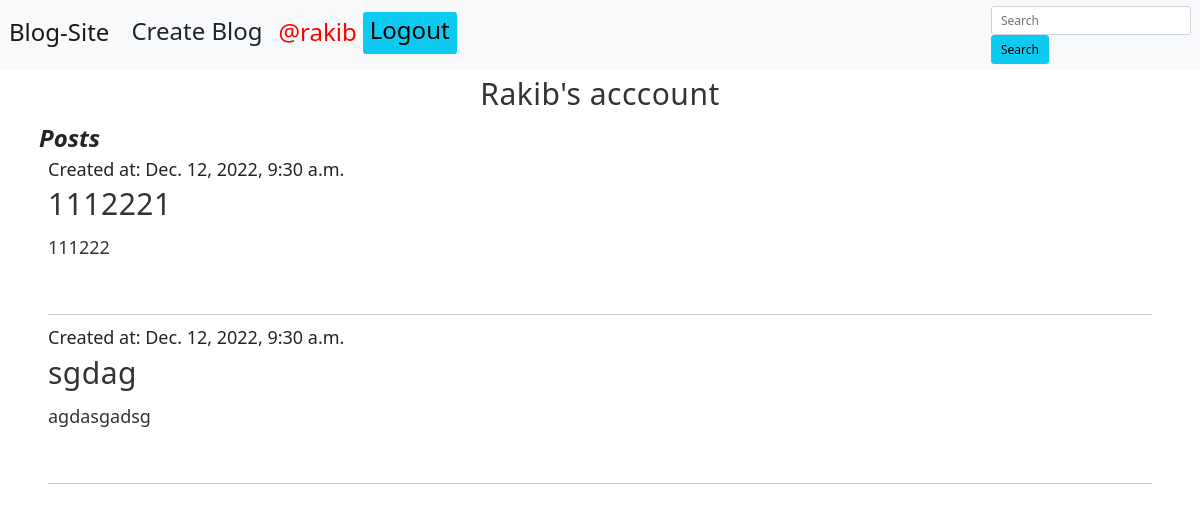
The app's page /my_account/ (signed in), older data.
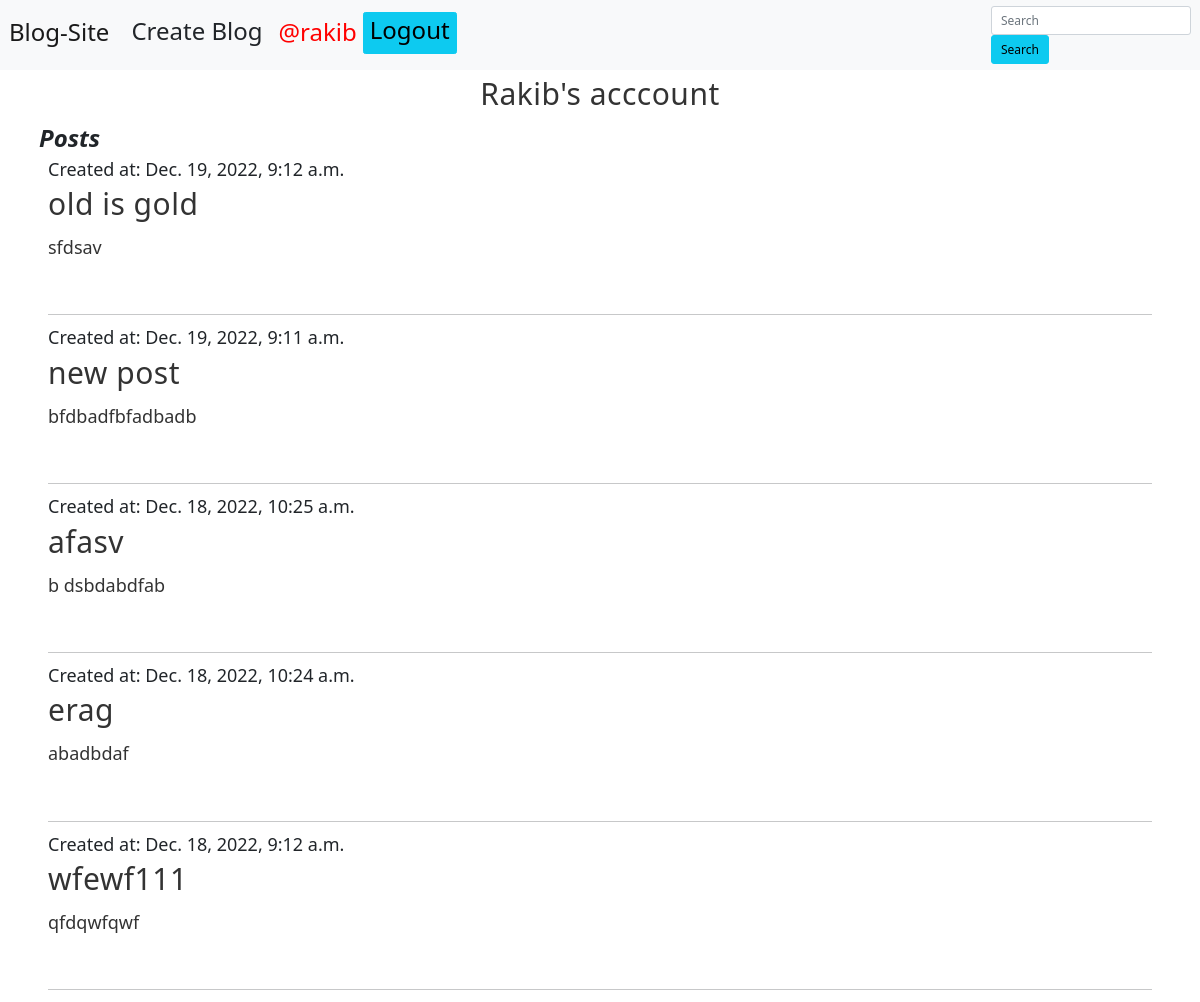
The same page, newer data.
### myapp/models.py (models this page shows, shortened)
class Post(models.Model):
  title = models.CharField(max_length=50)
  body = models.TextField()
  author = models.ForeignKey(User, on_delete=models.CASCADE)
  created = models.DateTimeField(auto_now_add=True)
  updated = models.DateTimeField(auto_now=True)
  class Meta:
    ordering=['-created']

### myapp/views.py (the view)
# urls.py: path('my_account/', myAccount, name='my_account'),
@login_required(login_url='login')
def myAccount(request):
  user = request.user
  user_post = Post.objects.filter(author=user)
  context = {'posts':user_post}
  return render(request,'myapp/my_account.html', context)

### templates/myapp/my_account.html
{% extends 'base.html' %}
{% load static %}
{% block content %}
<h1 class="text-center mt-2">{{request.user.username.capitalize}}'s acccount</h1>
<div class="container account-container">
  <div class="account-posts">
    <h1 class="mb-2"><h2><b><i>Posts</i></b></h2></h1>
    <div class="posts-wrapper">
      <div class="container">
        {% for post in posts %}
        <div class="blog">
          <h4>Created at: {{post.created}} </h4>
          <h1>{{post.title}}</h1>
          <p>{{post.body}}</p>
        <hr>
        </div>
        {% endfor %}
      </div>
    </div>
  </div>
</div>
{% endblock %}

### templates/base.html (shortened to what this page needs)
<!DOCTYPE html>
{% load static %}
<html lang="en">
<head>
  <link href="https://cdn.jsdelivr.net/npm/bootstrap@5.0.2/dist/css/bootstrap.min.css" rel="stylesheet">
  <link rel="stylesheet" href="{% static 'css/base.css' %}">
</head>
<body>
 <nav class="navbar navbar-expand-lg navbar-light bg-light">
    <div class="container-fluid">
      <a class="navbar-brand" href="{% url 'home' %}"><h2>Blog-Site</h2></a>
      <div class="collapse navbar-collapse" id="navbarSupportedContent">
        <ul class="navbar-nav me-auto mb-2 mb-lg-0">
          <li class="nav-item">
            <a class="btn btn-outline-info;" aria-current="page"  href="{% url 'create_post' %}"><h2>Create Blog</h2></a>
          </li>
          {%  if request.user.is_authenticated %}
           <li class="nav-item">
            <a class="nav-link " href="{% url 'my_account' %}" tabindex="-1" aria-disabled="true"><h2 style="color: red">@{{request.user.username}}</h2></a>
            </li>
            <li class="nav-item">
              <a class="btn btn-info progress-bar-animated btn-sm" href="{% url 'logout' %}" ><h2>Logout</h2></a>
              </li>
          {% else %}
          <a class="btn btn-info progress-bar-animated btn-sm" href="{% url 'login' %}" ><h2>Login</h2></a> &nbsp;
          <a href="{% url 'signup' %}" class="btn btn-success progress-bar-animated btn-lg">Signup</a>
          {% endif %}
        </ul>
        <form action="" method="GET" class="search">
          <input type="text" name="search" placeholder="Search" aria-label="Search" class="form-control me-2">
          <input type="submit" value="Search"  class="btn btn-info">
      </form>
      </div>
    </div>
  </nav>
 {% block content %}
 {% endblock %}
</body>
</html>

### static/css/base.css (style rules this page uses)
* { padding: 0; margin: 0; }
html { font-family: "Roboto", sans-serif; font-size: 12px; }
h1 { margin: 0 0 1rem 0; font-size: 2.5rem; letter-spacing: 0.5px; color: #333; }
p { margin: 0 0 4.5rem 0; font-size: 1.5rem; line-height: 1.45; color: #333; }

Row changes from the older to the newer data that the page shows:
removed Post: created "Dec. 12, 2022, 9:30 a.m.", title "1112221", body "111222"
removed Post: created "Dec. 12, 2022, 9:30 a.m.", title "sgdag", body "agdasgadsg"
added Post: created "Dec. 19, 2022, 9:12 a.m.", title "old is gold", body "sfdsav"
added Post: created "Dec. 19, 2022, 9:11 a.m.", title "new post", body "bfdbadfbfadbadb"
added Post: created "Dec. 18, 2022, 10:25 a.m.", title "afasv", body "b dsbdabdfab"
added Post: created "Dec. 18, 2022, 10:24 a.m.", title "erag", body "abadbdaf"
added Post: created "Dec. 18, 2022, 9:12 a.m.", title "wfewf111", body "qfdqwfqwf"
